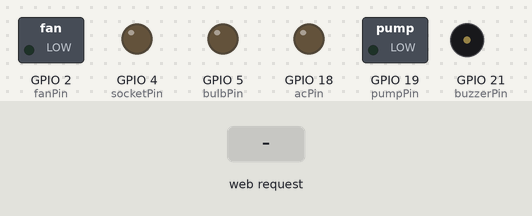
Bench run of a sketch on a simulated ESP32. Parts: switched loads named in the sketch (green lamp = pin HIGH), output pins drawn as LEDs (lit = HIGH), buzzer (waves = sounding, pin HIGH). Inputs (shaded band) come from the test bench. What the sketch prints to the serial monitor is not drawn.

Above: at 1.3 s.
1.4 s: HTTP request GET / received
At 1.8 s:
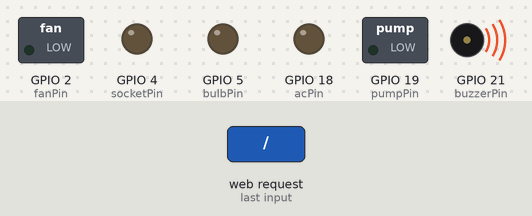
3.4 s: HTTP request GET /fanon received
At 4.6 s:
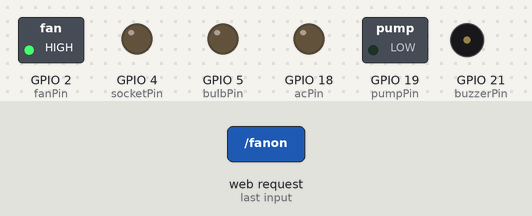
4.9 s: HTTP request GET /socketon received
At 5.9 s:
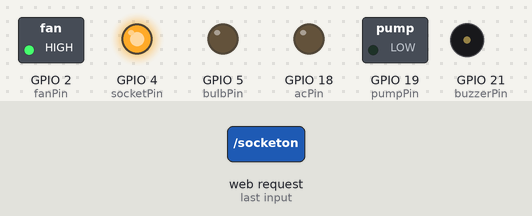
6.4 s: HTTP request GET /fanoff received
At 7.0 s:
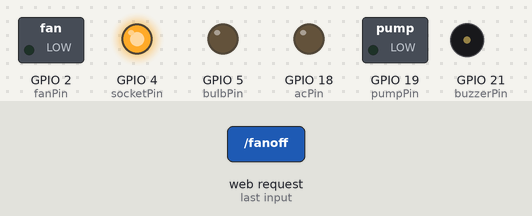
7.9 s: HTTP request GET /bulbon received
At 8.2 s:
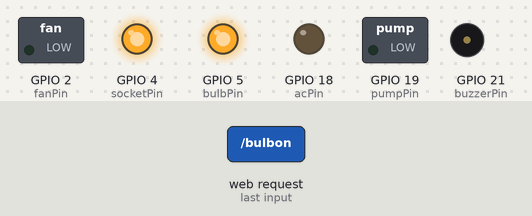
9.4 s: HTTP request GET /socketoff received
At 10.5 s:
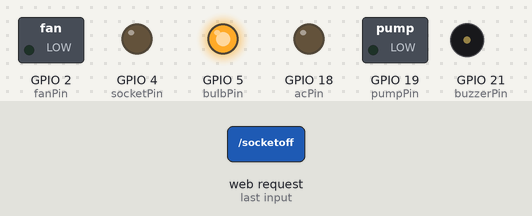
Timing chart, 0 to 11.9 s (numbered marks = the images above; inputs shaded):
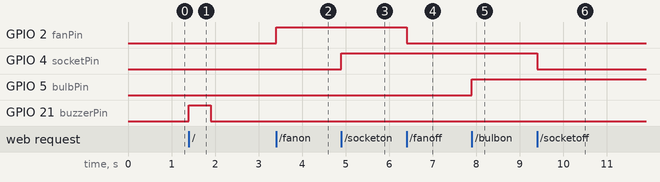

Measured:
- after the input at 1.4 s, GPIO 21 (buzzerPin): LOW → HIGH at once, → LOW 0.50 s later
- after the input at 3.4 s, GPIO 2 (fanPin): LOW → HIGH at once
- after the input at 4.9 s, GPIO 4 (socketPin): LOW → HIGH at once
- after the input at 6.4 s, GPIO 2 (fanPin): HIGH → LOW at once
- after the input at 7.9 s, GPIO 5 (bulbPin): LOW → HIGH at once
- after the input at 9.4 s, GPIO 4 (socketPin): HIGH → LOW at once

The sketch:

ArduinoCode.ino
```cpp
#include <WiFi.h>
#include <WebServer.h>

/* Put your SSID & Password */
const char* ssid = "HOME AUTOMATION SYSTEM";  // Enter SSID here
const char* password = "12345678";  //Enter Password here

/* Put IP Address details */
IPAddress local_ip(192,168,1,1);
IPAddress gateway(192,168,1,1);
IPAddress subnet(255,255,255,0);

WebServer server(80);


uint8_t fanPin = 2;
bool fanStatus = LOW;

uint8_t socketPin = 4;
bool socketStatus = LOW;

uint8_t bulbPin = 5;
bool bulbStatus = LOW;

uint8_t acPin = 18;
bool acStatus = LOW;

uint8_t pumpPin = 19;
bool pumpStatus = LOW;


uint8_t buzzerPin = 21;


void handle_OnConnect();
void toggleBuzzer();
String SendHTML(uint8_t fanStatus,uint8_t socketStatus,uint8_t bulbStatus,uint8_t acStatus,uint8_t pumpStatus);


void turnOnFan() {
  fanStatus = HIGH;
  server.send(200, "text/html", SendHTML(true,socketStatus,bulbStatus,acStatus,pumpStatus));
}

void turnOffFan() {
  fanStatus = LOW;
  server.send(200, "text/html", SendHTML(false,socketStatus,bulbStatus,acStatus,pumpStatus));
}

void turnOnSocket() {
  socketStatus = HIGH;
  server.send(200, "text/html", SendHTML(fanStatus,true,bulbStatus,acStatus,pumpStatus));
}

void turnOffSocket() {
  socketStatus = LOW;
  server.send(200, "text/html", SendHTML(fanStatus,false,bulbStatus,acStatus,pumpStatus));
}

void turnOnBulb() {
  bulbStatus = HIGH;
  server.send(200, "text/html", SendHTML(fanStatus,socketStatus,true,acStatus,pumpStatus));
}

void turnOffBulb() {
  bulbStatus = LOW;
  server.send(200, "text/html", SendHTML(fanStatus,socketStatus,false,acStatus,pumpStatus));
}

void turnOnAc() {
  acStatus = HIGH;
  server.send(200, "text/html", SendHTML(fanStatus,socketStatus,bulbStatus,true,pumpStatus));
}

void turnOffAc() {
  acStatus = LOW;
  server.send(200, "text/html", SendHTML(fanStatus,socketStatus,bulbStatus,false,pumpStatus));
}

void turnOnPump() {
  pumpStatus = HIGH;
  server.send(200, "text/html", SendHTML(fanStatus,socketStatus,bulbStatus,acStatus,true));
}

void turnOffPump() {
  pumpStatus = LOW;
  server.send(200, "text/html", SendHTML(fanStatus,socketStatus,bulbStatus,acStatus,false));
}


void handle_NotFound(){
  server.send(404, "text/plain", "Not found");
}
```

WebPage.ino
```cpp
String SendHTML(uint8_t fanStatus,uint8_t socketStatus,uint8_t bulbStatus,uint8_t acStatus,uint8_t pumpStatus){
  String ptr = "<!DOCTYPE html> <html>\n";
  ptr +="<head><meta name=\"viewport\" content=\"width=device-width, initial-scale=1.0, user-scalable=no\">\n";
  ptr +="<title>HOME AUTOMATION SYSTEM</title>\n";
  ptr +="<style>html { font-family: Helvetica; display: inline-block; margin: 0px auto; text-align: center;}\n";
  ptr +="body{margin-top: 50px;} h1 {color: #444444;margin: 50px auto 30px;} h3 {color: #444444;margin-bottom: 50px;}\n";
  ptr +=".button {display: block;width: 80px;background-color: #3498db;border: none;color: white;padding: 13px 30px;text-decoration: none;font-size: 25px;margin: 0px auto 35px;cursor: pointer;border-radius: 4px;}\n";
  ptr +=".button-on {background-color: #3498db;}\n";
  ptr +=".button-on:active {background-color: #2980b9;}\n";
  ptr +=".button-off {background-color: #34495e;}\n";
  ptr +=".button-off:active {background-color: #2c3e50;}\n";
  ptr +="p {font-size: 14px;color: #888;margin-bottom: 10px;}\n";
  ptr +="</style>\n";
  ptr +="</head>\n";
  ptr +="<body>\n";
  ptr +="<h1>SMART</h1>\n";
  ptr +="<h2>HOME AUTOMATION SYSTEM</h2>\n";

   if(fanStatus)
  {ptr +="<p>FAN Status : ON</p><a class=\"button button-off\" href=\"/fanoff\">OFF</a>\n";}
  else
  {ptr +="<p>FAN Status: OFF</p><a class=\"button button-on\" href=\"/fanon\">ON</a>\n";}

  if(socketStatus)
  {ptr +="<p>Socket Status: ON</p><a class=\"button button-off\" href=\"/socketoff\">OFF</a>\n";}
  else
  {ptr +="<p>Socket Status: OFF</p><a class=\"button button-on\" href=\"/socketon\">ON</a>\n";}

  if(bulbStatus)
  {ptr +="<p>Bulb Status : ON</p><a class=\"button button-off\" href=\"/bulboff\">OFF</a>\n";}
  else
  {ptr +="<p>Bulb Status: OFF</p><a class=\"button button-on\" href=\"/bulbon\">ON</a>\n";}

  if(acStatus)
  {ptr +="<p>AC Status: ON</p><a class=\"button button-off\" href=\"/acoff\">OFF</a>\n";}
  else
  {ptr +="<p>AC Status: OFF</p><a class=\"button button-on\" href=\"/acon\">ON</a>\n";}


   if(pumpStatus)
  {ptr +="<p>Pump Status: ON</p><a class=\"button button-off\" href=\"/pumpoff\">OFF</a>\n";}
  else
  {ptr +="<p>Pump Status: OFF</p><a class=\"button button-on\" href=\"/pumpon\">ON</a>\n";}


  ptr +="</body>\n";
  ptr +="</html>\n";
  return ptr;
}
```

functions.ino
```cpp
void handle_OnConnect() {
  fanStatus = LOW;
  socketStatus = LOW;
  bulbStatus = LOW;
  acStatus = LOW;
  pumpStatus = LOW;

  toggleBuzzer();
  server.send(200, "text/html", SendHTML(fanStatus,socketStatus,bulbStatus,acStatus,pumpStatus));
}


void toggleBuzzer(){

       digitalWrite(buzzerPin, HIGH);
       delay(500);
       digitalWrite(buzzerPin, LOW);
       delay(500);

}
```

loop.ino
```cpp
void loop() {
  server.handleClient();
  if(fanStatus)
  {digitalWrite(fanPin, HIGH);}
  else
  {digitalWrite(fanPin, LOW);}

  if(socketStatus)
  {digitalWrite(socketPin, HIGH);}
  else
  {digitalWrite(socketPin, LOW);}

  if(bulbStatus)
  {digitalWrite(bulbPin, HIGH);}
  else
  {digitalWrite(bulbPin, LOW);}

  if(acStatus)
  {digitalWrite(acPin, HIGH);}
  else
  {digitalWrite(acPin, LOW);}

   if(pumpStatus)
  {digitalWrite(pumpPin, HIGH);}
  else
  {digitalWrite(pumpPin, LOW);}


}
```

setup.ino
```cpp
void setup() {
  Serial.begin(115200);
  pinMode(fanPin, OUTPUT);
  pinMode(socketPin, OUTPUT);
   pinMode(bulbPin, OUTPUT);
  pinMode(acPin, OUTPUT);
  pinMode(pumpPin, OUTPUT);
  pinMode(buzzerPin, OUTPUT);
  digitalWrite(buzzerPin, LOW);
  digitalWrite(fanPin, LOW);
  digitalWrite(socketPin, LOW);
  digitalWrite(bulbPin, LOW);
  digitalWrite(acPin, LOW);
  digitalWrite(pumpPin, LOW);

  WiFi.softAP(ssid, password);
  WiFi.softAPConfig(local_ip, gateway, subnet);
  delay(100);

  server.on("/", handle_OnConnect);
  server.on("/fanon", turnOnFan);
  server.on("/fanoff", turnOffFan);
  server.on("/socketon", turnOnSocket);
  server.on("/socketoff", turnOffSocket);
  server.on("/bulbon", turnOnBulb);
  server.on("/bulboff", turnOffBulb);
  server.on("/acon", turnOnAc);
  server.on("/acoff", turnOffAc);
  server.on("/pumpon", turnOnPump);
  server.on("/pumpoff", turnOffPump);
  server.onNotFound(handle_NotFound);

  server.begin();
  Serial.println("HTTP server started");
}
```
